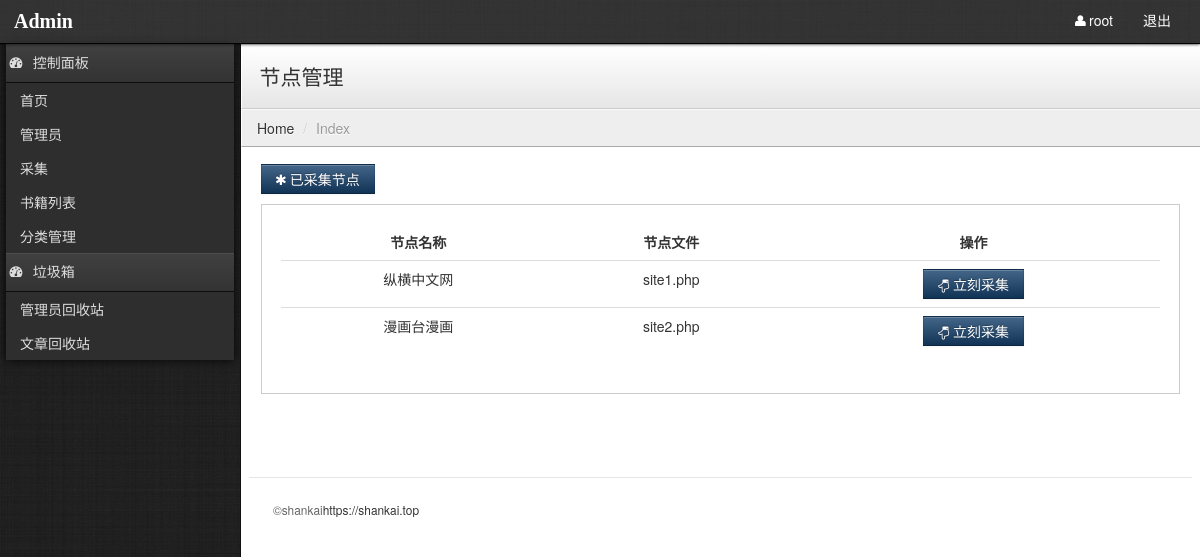
Screenshot of /admin/collection_list.php (signed in) with the database file from the repository.
### tables this page shows
CREATE TABLE `pre_website` (
  `id` int(10) unsigned NOT NULL AUTO_INCREMENT COMMENT '主键',
  `name` varchar(255) DEFAULT NULL COMMENT '节点标题',
  `code` varchar(255) DEFAULT NULL COMMENT '节点的程序文件路径',
  `register_time` int(11) DEFAULT NULL COMMENT '执行时间点',
  PRIMARY KEY (`id`)
);

### includes/init.php (called while the page is built, shortened)
<?php
function My_Autoload ($classname) {
    $classname = strtolower($classname);
}
$db = new DB("localhost","root","root","book");
$config_c = $db->select()->from("config")->all();
?>

### includes/extends/class.db.php (called while the page is built, shortened)
<?php
class DB
{
    private $pre = "pre_";
    private $link = null;
    private $sql = null;
    public function __construct($hostname = "localhost",$username ='root',$password='',$dbname='')
    {
        $this->hostname = $hostname;
        $this->username = $username;
        $this->password = $password;
        $this->dbname = $dbname;
        $this->link = mysqli_connect($this->hostname,$this->username,$this->password) or die("连接数据库失败");
        mysqli_select_db($this->link,$this->dbname);
    }
    public function select($fields = "*")
    {
        $this->sql = "SELECT $fields ";
        return $this;
    }
    public function from($table,$as="")
    {
        $this->sql .= "FROM {$this->pre}$table ";
        return $this;
    }
    public function where($where = 1)
    {
        if(is_array($where))
        {
            $this->sql .= "WHERE ";
            foreach($where as $key=>$item)
            {
                $this->sql .= "$key = '$item' AND ";
            }
        }else {
            $this->sql .= "WHERE $where ";
        }
        $this->sql = trim($this->sql,"AND ");
        return $this;
    }
    public function all()
    {
        $res = mysqli_query($this->link,$this->sql);
        while($row = mysqli_fetch_assoc($res))
        {
            $data[] = $row;
        }
        return $data;
    }
}
?>

### admin/collection_list.php (the view)
<?php
include_once("../includes/init.php");
include_once("public/common.php");
$website = $db->select()->from("website")->all();
?>
<!DOCTYPE html>
<html lang="en">
<head>
    <?php include_once('public/meta.php');?>
</head>
<body>
<?php include_once('public/header.php');?>
<?php include_once('public/menu.php');?>
<div class="content">
    <div class="header">
        <h1 class="page-title">节点管理</h1>
    </div>
    <ul class="breadcrumb">
        <li><a href="index.php">Home</a> <span class="divider">/</span></li>
        <li class="active">Index</li>
    </ul>
    <div class="container-fluid">
        <div class="row-fluid">
            <div class="btn-toolbar">
                <button class="btn btn-primary"><i class="icon-asterisk"></i> 已采集节点</button>
            </div>
            <div class="well">
                <table class="table">
                    <thead>
                    <tr>
                        <th>节点名称</th>
                        <th>节点文件</th>
                        <th>操作</th>
                    </tr>
                    </thead>
                    <tbody>
                    <?php foreach($website as $item){?>
                        <tr>
                            <td><a href="book.php"><?php echo $item['name'];?></a></td>
                            <td><a href="book.php"><?php echo $item['code'].".php";?></a></td>
                            <td>
                                <button class="btn btn-primary" onclick="location='cli.php'"><i class="icon-hand-down"></i> 立刻采集</button>
                            </td>
                        </tr>
                    <?php }?>
                    </tbody>
                </table>
            </div>
            <?php include_once('public/footer.php');?>

### assets/admin/stylesheets/theme.css (style rules this page uses)
body { background: #222; background-image: url('../images/black-Linen.png'); background-position: initial initial; background-repeat: initial initial; margin: 0px; padding: 0px; }
h1 { margin-top: 0px; color: #eee; }
.content { position: relative; min-height: 800px; background: #fff; margin-left: 240px; border-left: 1px solid #000000; border-left: 1px solid #111; }
.header { background: #ffffff; background: #ffffff; background: -webkit-gradient(linear, left bottom, left top, color-stop(0, #e6e6e6), color-stop(1, #ffffff)); background: -ms-linear-gradient(bottom, #e6e6e6, #ffffff); background: -moz-linear-gradient(center bottom, #e6e6e6 0%, #ffffff 100%); background: -o-linear-gradient(bottom, #e6e6e6, #ffffff); filter: progid:dximagetransform.microsoft.gradient(startColorStr='#e6e6e6', EndColorStr='#ffffff'); -ms-filter: "progid:DXImageTransform.Microsoft.gradient(startColorStr='#ffffff',EndColorStr='#e6e6e6')"; border-bottom: 1px solid #cccccc; border-top: 1px solid #ffffff; border-left: 1px solid #ffffff; padding: 0em 1.25em; }
.header h1 { margin: 1em 0em; padding: 0em; line-height: 1em; font-size: 1.5em; color: #eee; color: #333; }
.breadcrumb { -webkit-box-shadow: none; -moz-box-shadow: none; box-shadow: none; -webkit-border-radius: 0px; -moz-border-radius: 0px; border-radius: 0px; -moz-background-clip: padding; -webkit-background-clip: padding-box; background-clip: padding-box; background: #eee; border-bottom: 1px solid #aaa; border-top: 1px solid #fafafa; border-left: 1px solid #fff; margin-bottom: .5em; }
.btn { -webkit-border-radius: 0px; -moz-border-radius: 0px; border-radius: 0px; }
.btn-primary { background-color: #113355; background-image: -webkit-gradient(linear, 0 0, 0 100%, from(#446688), to(#113355)); background-image: -webkit-linear-gradient(top, #446688, #113355); background-image: -o-linear-gradient(top, #446688, #113355); background-image: linear-gradient(to bottom, #446688, #113355); background-image: -moz-linear-gradient(top, #446688, #113355); filter: progid:dximagetransform.microsoft.gradient(startColorStr='#446688', EndColorStr='#113355'); -ms-filter: "progid:DXImageTransform.Microsoft.gradient(startColorStr='#446688',EndColorStr='#113355')"; }
.well { background-color: #fff; border: 1px solid #ccc; -webkit-box-shadow: 1px 1px 0px #ffffff; -moz-box-shadow: 1px 1px 0px #ffffff; box-shadow: 1px 1px 0px #ffffff; -webkit-border-radius: 0px; -moz-border-radius: 0px; border-radius: 0px; -moz-background-clip: padding; -webkit-background-clip: padding-box; background-clip: padding-box; }

### assets/admin/stylesheets/common.css (style rules this page uses)
.table tr td,.table tr th { text-align:center; }

### rows the page displays
pre_website: name "纵横中文网", code "site1"
pre_website: name "漫画台漫画", code "site2"

### other values shown
$_SESSION['username'] "root"
$config['company'] "shankai"
$config['author'] "https://shankai.top"
